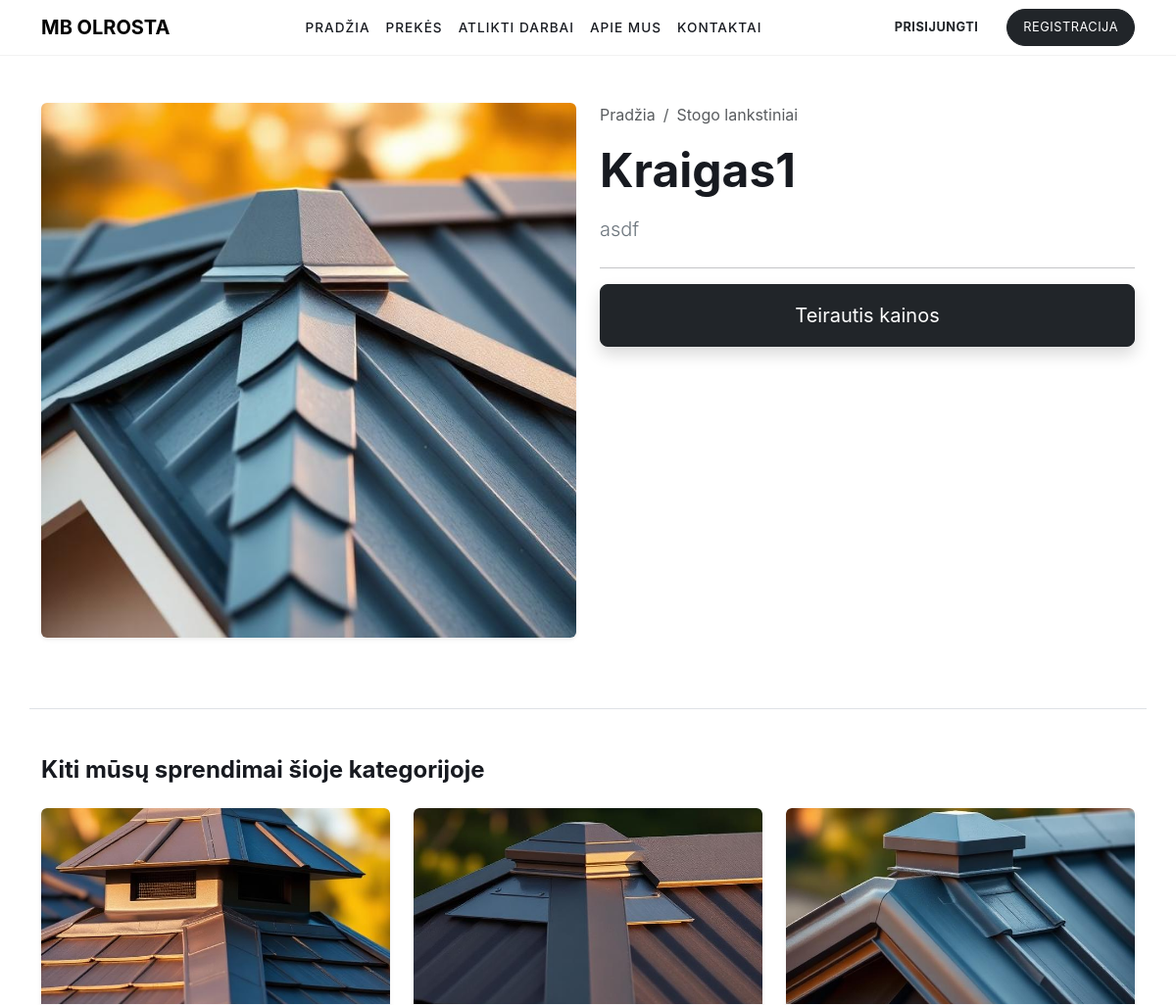
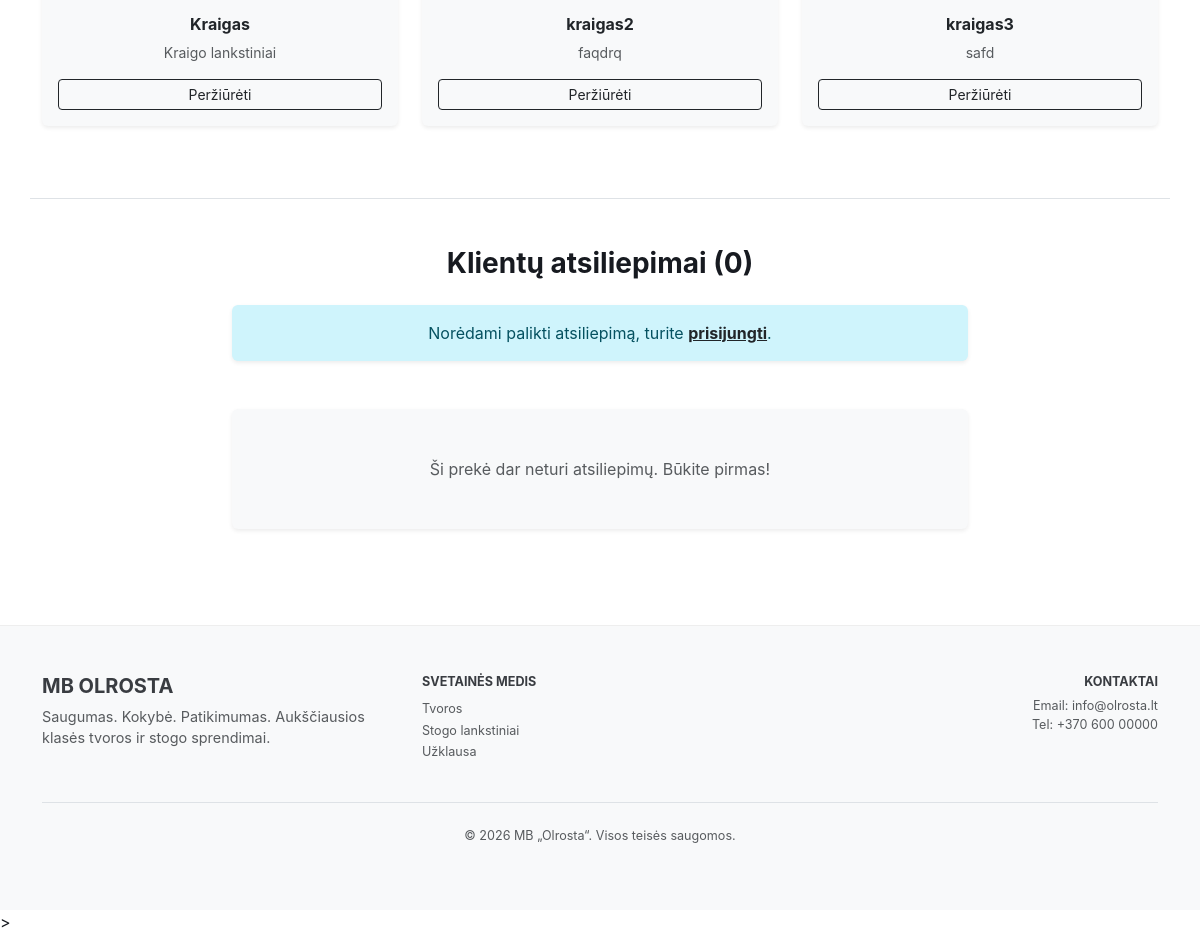
The page /preke/3/ on the database its author committed (2 pictures, top to bottom).
### shop/models.py (models this page shows, shortened)
class Product(models.Model):
    category = models.ForeignKey(Category, on_delete=models.CASCADE, related_name='products')
    name = models.CharField(max_length=200)
    description = models.TextField()
    image = models.ImageField(upload_to='products/')
    created_at = models.DateTimeField(auto_now_add=True)

class Category(models.Model):
    name = models.CharField(max_length=100)
    slug = models.SlugField(unique=True)

### shop/views.py (the view)
# urls.py: path('preke/<int:pk>/', views.product_detail, name='product_detail'),
def product_detail(request, pk):
    product = get_object_or_404(Product, pk=pk)
    related_products = Product.objects.filter(category=product.category).exclude(pk=pk)[:3]
    return render(request, 'product_detail.html', {
        'product': product,
        'related_products': related_products
    })

### templates/product_detail.html
{% extends 'base.html' %}
{% load static %}
{% block content %}
<div class="container py-5">
    <div class="row">
        <div class="col-md-6 mb-4">
            {% if product.image %}
                <img src="{{ product.image.url }}" class="img-fluid rounded shadow-sm" alt="{{ product.name }}">
            {% else %}
                <div class="bg-light rounded d-flex align-items-center justify-content-center" style="height: 400px;">
                    <span class="text-muted">Nuotrauka ruošiama</span>
                </div>
            {% endif %}
        </div>
        <div class="col-md-6">
            <nav aria-label="breadcrumb">
                <ol class="breadcrumb bg-transparent p-0">
                    <li class="breadcrumb-item"><a href="{% url 'home' %}" class="text-muted text-decoration-none">Pradžia</a></li>
                    <li class="breadcrumb-item active text-muted">{{ product.category.name }}</li>
                </ol>
            </nav>
            <h1 class="display-5 fw-bold mb-3">{{ product.name }}</h1>
            <p class="lead text-secondary mb-4">{{ product.description }}</p>
            <hr>
            <div class="d-grid gap-2">
                <a href="{% url 'contact' %}?interest={{ product.name }}" class="btn btn-dark btn-lg px-5 py-3 shadow">Teirautis kainos</a>
            </div>
        </div>
    </div>
    {% if related_products %}
    <div class="row mt-5 pt-5 border-top">
        <div class="col-12">
            <h4 class="fw-bold mb-4">Kiti mūsų sprendimai šioje kategorijoje</h4>
        </div>
        {% for rel_product in related_products %}
        <div class="col-md-4 mb-4">
            <div class="card h-100 border-0 shadow-sm bg-light overflow-hidden">
                {% if rel_product.image %}
                    <img src="{{ rel_product.image.url }}" class="card-img-top" style="height: 200px; object-fit: cover;" alt="{{ rel_product.name }}">
                {% else %}
                    <div class="bg-white d-flex align-items-center justify-content-center" style="height: 200px;">
                        <span class="text-muted small">Nėra nuotraukos</span>
                    </div>
                {% endif %}
                <div class="card-body text-center d-flex flex-column">
                    <h6 class="fw-bold mb-2">{{ rel_product.name }}</h6>
                    <p class="text-muted small mb-3">{{ rel_product.description|truncatewords:10 }}</p>
                    <a href="{% url 'product_detail' rel_product.pk %}" class="btn btn-outline-dark btn-sm mt-auto">Peržiūrėti</a>
                </div>
            </div>
        </div>
        {% endfor %}
    </div>
    {% endif %}
    <div class="row mt-5 pt-5 border-top">
        <div class="col-md-8 mx-auto">
            <h3 class="fw-bold mb-4 text-center">Klientų atsiliepimai ({{ product.reviews.count }})</h3>
            {% if user.is_authenticated %}
                <div class="card border-0 bg-light shadow-sm mb-5">
                    <div class="card-body p-4">
                        <h5 class="fw-bold mb-3">Palikite savo atsiliepimą</h5>
                        <form method="post" action="{% url 'add_review' product.pk %}">
                            {% csrf_token %}
                            <div class="mb-3">
                                <label class="form-label small text-muted text-uppercase fw-bold">Įvertinimas</label>
                                <select name="rating" class="form-select border-0 shadow-sm">
                                    <option value="5">5 ★★★★★</option>
                                    <option value="4">4 ★★★★☆</option>
                                    <option value="3">3 ★★★☆☆</option>
                                    <option value="2">2 ★★☆☆☆</option>
                                    <option value="1">1 ★☆☆☆☆</option>
                                </select>
                            </div>
                            <div class="mb-3">
                                <label class="form-label small text-muted text-uppercase fw-bold">Jūsų komentaras</label>
                                <textarea name="content" class="form-control border-0 shadow-sm" rows="3" placeholder="Jūsų patirtis su šiuo produktu..." required></textarea>
                            </div>
                            <button type="submit" class="btn btn-dark px-4 shadow-sm">Skelbti atsiliepimą</button>
                        </form>
                    </div>
                </div>
            {% else %}
                <div class="alert alert-info border-0 shadow-sm mb-5 text-center">
                    Norėdami palikti atsiliepimą, turite <a href="{% url 'login' %}" class="fw-bold text-dark">prisijungti</a>.
                </div>
            {% endif %}
            {% for review in product.reviews.all|dictsortreversed:"created_at" %}
                <div class="card border-0 shadow-sm mb-3">
                    <div class="card-body">
                        <div class="d-flex justify-content-between align-items-center mb-2">
                            <strong class="h6 mb-0">{{ review.user.username }}</strong>
                            <span class="text-warning">
                                {% if review.rating == 5 %}★★★★★{% elif review.rating == 4 %}★★★★☆{% elif review.rating == 3 %}★★★☆☆{% elif review.rating == 2 %}★★☆☆☆{% else %}★☆☆☆☆{% endif %}
                            </span>
                        </div>
                        <p class="text-secondary mb-1">{{ review.content }}</p>
                        <small class="text-muted small">{{ review.created_at|date:"Y-m-d" }}</small>
                    </div>
                </div>
            {% empty %}
                <div class="text-center py-5 bg-light rounded shadow-sm">
                    <p class="text-muted mb-0">Ši prekė dar neturi atsiliepimų. Būkite pirmas!</p>
                </div>
            {% endfor %}
        </div>
    </div>
</div>
{% endblock %}

### static/css/style.css (style rules this page uses)
:root { --tesla-black: #171a20; --tesla-gray: #393c41; --tesla-white: #ffffff; }
body { font-family: 'Universal Sans', -apple-system, BlinkMacSystemFont, "Segoe UI", Roboto, sans-serif; color: var(--tesla-black); margin: 0; }
.card { border: none; transition: transform 0.3s; }

### rows shown on the page
Product: image (picture), category.name "Stogo lankstiniai", name "Kraigas1", description "asdf", reviews.count "0"
Product: image (picture), name "Kraigas", description "Kraigo lankstiniai"
Product: image (picture), name "kraigas2", description "faqdrq"
Product: image (picture), name "kraigas3", description "safd"
